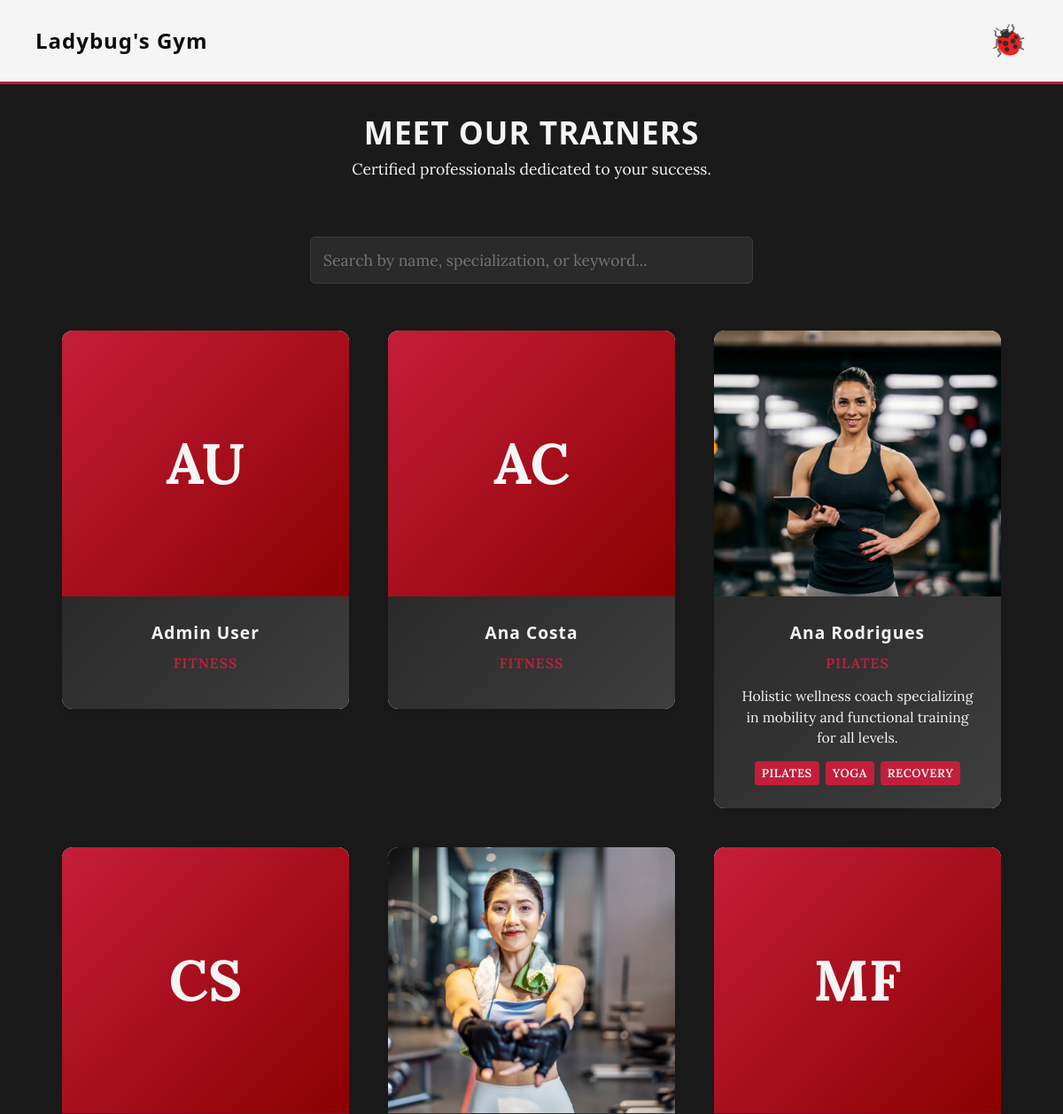
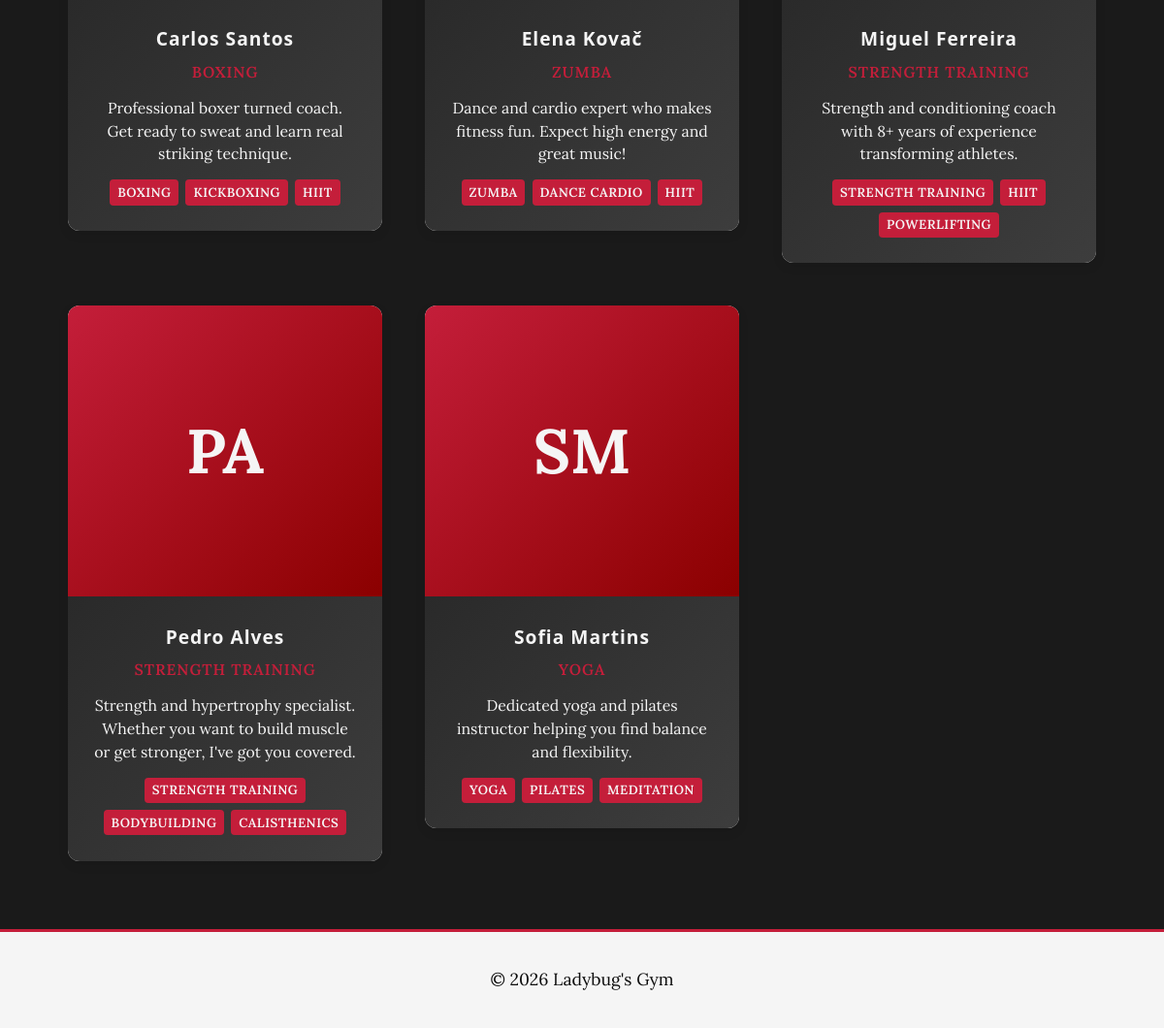
/pages/trainers.php, run on the app's committed database (2 pictures, top to bottom).
### tables this page shows
CREATE TABLE users (
    id INTEGER PRIMARY KEY AUTOINCREMENT,
    username VARCHAR(50) UNIQUE NOT NULL,
    email VARCHAR(100) UNIQUE NOT NULL,
    password_hash TEXT NOT NULL,
    name TEXT NOT NULL,
    role TEXT CHECK(role IN ('member', 'trainer', 'admin')) NOT NULL DEFAULT 'member',
    profile_photo TEXT,
    active INTEGER NOT NULL DEFAULT 1 CHECK(active IN (0,1)),
    created_at TEXT DEFAULT CURRENT_TIMESTAMP,
    plan_id INTEGER REFERENCES plans(id) ON DELETE SET NULL
);

CREATE TABLE trainer_profiles (
    id INTEGER PRIMARY KEY AUTOINCREMENT,
    user_id INTEGER UNIQUE NOT NULL,
    bio TEXT,
    specializations TEXT,
    certifications TEXT, years_experience INTEGER DEFAULT 0,
    FOREIGN KEY(user_id) REFERENCES users(id) ON DELETE CASCADE
);

### pages/trainers.php (called while the page is built, shortened)
<?php
require_once(__DIR__ . '/../templates/common.tpl.php');
require_once(__DIR__ . '/../templates/trainers.tpl.php');
require_once(__DIR__ . '/../database/trainer.class.php');
$trainers = Trainer::getAllTrainers();
drawHead("Our Trainers | Ladybug's Gym");
drawHeader();
drawPageHeader('MEET OUR TRAINERS', 'Certified professionals dedicated to your success.');
drawTrainersPage($trainers);
drawFooter();
?>

### database/trainer.class.php (called while the page is built, shortened)
<?php
class Trainer {
    private int $id;
    private string $name;
    private string $profilePhoto;
    private ?string $bio;
    private ?string $specializations;
    public function __construct(
        int $id,
        string $username,
        string $email,
        string $name,
        string $profilePhoto = '',
        ?string $bio = null,
        ?string $specializations = null,
        ?string $certifications = null,
        int $yearsExperience = 0,
        ?PDO $db = null
    ) {
        $this->id = $id;
        $this->name = $name;
        $this->profilePhoto = $profilePhoto;
        $this->bio = $bio;
        $this->specializations = $specializations;
    }
    public function getId(): int { return $this->id; }
    public function getName(): string { return $this->name; }
    public function getProfilePhoto(): string { return $this->profilePhoto; }
    public function getBio(): ?string { return $this->bio; }
    public function getSpecializationsList(): array {
        if ($this->specializations === null || $this->specializations === '') {
            return [];
        }
        return array_map('trim', explode(',', $this->specializations));
    }
    public static function getAllTrainers(?PDO $db = null): array {
        $db = $db ?? getDatabaseConnection();
        $stmt = $db->prepare('
            SELECT
                u.id,
                u.username,
                u.email,
                u.name,
                COALESCE(u.profile_photo, \'\') AS profile_photo,
                tp.bio,
                tp.specializations,
                tp.certifications,
                COALESCE(tp.years_experience, 0) AS years_experience
            FROM users u
            LEFT JOIN trainer_profiles tp ON u.id = tp.user_id
            WHERE u.role = \'trainer\' AND u.active = 1
            ORDER BY u.name ASC
        ');
        $stmt->execute();
        $rows = $stmt->fetchAll();
        $trainers = [];
        foreach ($rows as $row) {
            $trainers[] = new self(
                $row['id'],
                $row['username'],
                $row['email'],
                $row['name'],
                $row['profile_photo'],
                $row['bio'],
                $row['specializations'],
                $row['certifications'],
                (int)$row['years_experience'],
                $db
            );
        }
        return $trainers;
    }
}
?>

### templates/trainers.tpl.php (the view, shortened to what this page needs)
<?php
function drawTrainersPage(array $trainers): void {
    ?>
    <main class="container trainers-page">
        <div class="trainer-search">
            <input type="text" id="trainerSearch" class="input-field" placeholder="Search by name, specialization, or keyword..." style="width: 100%; max-width: 500px; display: block; margin: 0 auto 2em;">
        </div>
        <div class="team-showcase" id="trainerGrid">
            <?php foreach ($trainers as $trainer): ?>
                <div onclick="openTrainerModal(<?= (int)$trainer->getId() ?>)">
                    <?php drawTrainerCard($trainer); ?>
                </div>
            <?php endforeach; ?>
        </div>
    </main>
    <?php
}
function drawTrainerCard(Trainer $trainer): void {
    $photo = $trainer->getProfilePhoto();
    $hasPhoto = $photo !== '' && file_exists(__DIR__ . '/../img/' . $photo);
    $initials = '';
    if (!$hasPhoto) {
        $parts = explode(' ', $trainer->getName());
        $initials = strtoupper(substr($parts[0] ?? '', 0, 1) . substr($parts[1] ?? '', 0, 1));
    }
    $specializations = $trainer->getSpecializationsList();
    $firstSpec = !empty($specializations) ? $specializations[0] : 'Fitness';
    ?>
    <div class="team-member">
        <?php if ($hasPhoto): ?>
            <img src="../img/<?= htmlspecialchars($photo) ?>" alt="<?= htmlspecialchars($trainer->getName()) ?>" class="team-member-image">
        <?php else: ?>
            <div class="team-member-image trainer-placeholder"><?= htmlspecialchars($initials) ?></div>
        <?php endif; ?>
        <div class="team-member-info">
            <h3 class="team-member-name"><?= htmlspecialchars($trainer->getName()) ?></h3>
            <p class="team-member-role"><?= htmlspecialchars($firstSpec) ?></p>
            <?php if ($trainer->getBio() !== null): ?>
                <p class="team-member-description"><?= htmlspecialchars($trainer->getBio()) ?></p>
            <?php endif; ?>
            <?php if (count($specializations) > 1): ?>
                <div class="trainer-specs">
                    <?php foreach ($specializations as $spec): ?>
                        <span class="trainer-spec-tag"><?= htmlspecialchars($spec) ?></span>
                    <?php endforeach; ?>
                </div>
            <?php endif; ?>
        </div>
    </div>
    <?php
}

### templates/common.tpl.php (shortened to what this page needs)
<?php
function drawHead($title) {
    ?>
    <!DOCTYPE html>
    <html lang="en">
    <head>
        <?php drawCSSLinks(); ?>
    </head>
    <body>
    <?php
}
function drawHeader() {
    ?>
    <header class="site-header">
        <div class="container header-container" id="headerContainer">
            <h1><a href="index.php">Ladybug's Gym</a></h1>
            <div class="logo-container" id="ladybugToggle">
                <div class="ladybug-icon">🐞</div>
            </div>
        </div>
    </header>
    <?php
}
function drawPageHeader($title,$subtitle){
?>
     <div class="page-header">
            <h2><?php echo htmlspecialchars($title); ?></h2>
            <p><?php echo htmlspecialchars($subtitle); ?></p>
        </div>
<?php
}
function drawFooter() {
    ?>
    <footer class="site-footer">
        <div class="container">
            <p>&copy; 2026 Ladybug's Gym</p>
        </div>
    </footer>
    </body>
    </html>
    <?php
}
function drawCSSLinks() {
    ?>
    <link rel="stylesheet" href="../css/base.css">
    <link rel="stylesheet" href="../css/components.css">
    <link rel="stylesheet" href="../css/layout.css">
    <link rel="stylesheet" href="../css/pages.css">
    <link rel="stylesheet" href="../css/shared.css">
    <link rel="stylesheet" href="../css/cards.css">
    <link rel="stylesheet" href="../css/carousel.css">
    <link rel="stylesheet" href="../css/home.css">
    <link rel="stylesheet" href="../css/schedule.css">
    <link rel="stylesheet" href="../css/profile.css">
    <link rel="stylesheet" href="../css/login.css">
    <link rel="stylesheet" href="../css/trainers.css">
    <link rel="stylesheet" href="../css/trainer-dashboard.css">
    <link rel="stylesheet" href="../css/admin-dashboard.css">
    <?php
}

### css/base.css (style rules this page uses)
:root { --ladybug-red: #c41e3a; --ladybug-dark-red: #8b0000; --ladybug-black: #0d0d0d; --ladybug-dark-gray: #2a2a2a; --ladybug-medium-gray: #3d3d3d; --ladybug-white: #f5f5f5; --ladybug-bg: #1a1a1a; --ladybug-gray: #888; --ladybug-light: #4a1a1a; --accent-deep-red: #a01830; --accent-maroon: #7a0e26; --font-heading: 'Treova', 'Segoe UI', Arial, sans-serif; --font-body: 'Lora', Georgia, serif; --font-accent: 'Treova', 'Segoe UI', sans-serif; --primary-green: var(--ladybug-gray); --accent-green: var(--ladybug-red); --light-green: var(--ladybug-light); --white: var(--ladybug-white); --gray: var(--ladybug-gray); --bg-color: var(--ladybug-bg); }
* { margin: 0; padding: 0; box-sizing: border-box; }
body { font-family: var(--font-body); line-height: 1.6; color: var(--ladybug-white); background-color: var(--bg-color); font-size: 1.1rem; }
h1, h2, h3, h4, h5, h6 { font-family: var(--font-heading); letter-spacing: 1px; color: var(--ladybug-white); }
a { text-decoration: none; color: var(--primary-green); transition: color 0.3s; }
img { max-width: 100%; display: block; }

### css/components.css (style rules this page uses)
.input-field { width: 100%; padding: 0.8em; border: 1px solid var(--ladybug-medium-gray); border-radius: 6px; font-family: inherit; font-size: 1em; transition: border-color 0.3s; background-color: var(--ladybug-dark-gray); color: var(--ladybug-white); }

### css/layout.css (style rules this page uses)
.container { max-width: 1100px; margin: 0 auto; padding: 0 20px; width: 100%; }
.site-header { background-color: var(--ladybug-white); border-bottom: 3px solid var(--ladybug-red); padding: 1em 0; }
.site-header a, .site-header h1, .site-header nav { color: var(--ladybug-black); }
.header-container { display: flex; justify-content: space-between; align-items: center; position: relative; max-width: 100%; padding: 0 40px; }
.site-header h1 { font-size: 1.5rem; color: var(--ladybug-black); }
.site-footer { text-align: center; padding: 2em 0; background-color: var(--ladybug-white); color: var(--ladybug-black); border-top: 3px solid var(--ladybug-red); }
.site-footer .container { max-width: 100%; }
.logo-container { cursor: pointer; z-index: 20; position: relative; user-select: none; }
.ladybug-icon { font-size: 2.2rem; transition: transform 0.4s ease; }

### css/pages.css (style rules this page uses)
.page-header { text-align: center; margin-bottom: 2.5em; }
.page-header h2 { color: var(--primary-green); font-size: 2.2rem; }

### css/shared.css (style rules this page uses)
.page-header { text-align: center; margin-top: 1.5em; margin-bottom: 2.5em; }
.page-header h2 { color: var(--ladybug-white); font-size: 2.2rem; }
main.container { padding-top: 1em; }
main.container.schedule-page, main.container.trainers-page { padding-top: 1em; }

### css/cards.css (style rules this page uses)
.team-showcase { display: grid; grid-template-columns: repeat(auto-fit, minmax(280px, 1fr)); gap: 2.5em; margin-top: 3em; }
.team-member { position: relative; border-radius: 12px; overflow: hidden; background: var(--white); box-shadow: 0 4px 12px rgba(0,0,0,0.08); transition: all 0.5s cubic-bezier(0.34, 1.56, 0.64, 1); animation: fadeInUp 0.6s ease-out both; }
.team-member:nth-child(1) { animation-delay: 0.1s; }
.team-member-image { width: 100%; height: 300px; object-fit: cover; display: block; position: relative; z-index: 1; }
.team-member-info { padding: 1.5em; text-align: center; position: relative; z-index: 2; background: linear-gradient(135deg, #2a2a2a 0%, #3d3d3d 100%); }
.team-member-name { font-size: 1.2rem; font-weight: bold; color: var(--ladybug-white); margin-bottom: 0.3em; }
.team-member-role { color: var(--ladybug-red); font-size: 0.9em; font-weight: 600; text-transform: uppercase; letter-spacing: 1px; margin-bottom: 0.8em; }
.team-member-description { font-size: 0.9em; color: var(--ladybug-white); line-height: 1.5; }

### css/trainers.css (style rules this page uses)
.trainers-page { padding: 2em 20px 4em; }
.trainer-placeholder { display: flex; align-items: center; justify-content: center; background: linear-gradient(135deg, var(--ladybug-red), #8b0000); color: var(--ladybug-white); font-size: 4rem; font-weight: bold; height: 300px; }
.trainer-specs { display: flex; flex-wrap: wrap; gap: 0.4em; justify-content: center; margin-top: 0.8em; }
.trainer-spec-tag { background: var(--ladybug-red); color: var(--ladybug-white); padding: 0.2em 0.6em; border-radius: 4px; font-size: 0.75em; font-weight: 600; text-transform: uppercase; letter-spacing: 0.5px; }

### data on the page
users: name "AU", name "Admin User"
users: name "AC", name "Ana Costa"
trainer_profiles: shows a picture, user.name "Ana Rodrigues", specializations "PILATES", bio "Holistic wellness coach specializing in mobility and functional training for all levels.", specializations "YOGA", specializations "RECOVERY"
trainer_profiles: user.name "CS", user.name "Carlos Santos", specializations "BOXING", bio "Professional boxer turned coach. Get ready to sweat and learn real striking technique.", specializations "KICKBOXING", specializations "HIIT"
trainer_profiles: shows a picture, user.name "Elena Kovač", specializations "ZUMBA", bio "Dance and cardio expert who makes fitness fun. Expect high energy and great music!", specializations "DANCE CARDIO", specializations "HIIT"
trainer_profiles: user.name "MF", user.name "Miguel Ferreira", specializations "STRENGTH TRAINING", bio "Strength and conditioning coach with 8+ years of experience transforming athletes.", specializations "HIIT", specializations "POWERLIFTING"
trainer_profiles: user.name "PA", user.name "Pedro Alves", specializations "STRENGTH TRAINING", bio "Strength and hypertrophy specialist. Whether you want to build muscle or get stronger, I've got you covered.", specializations "BODYBUILDING", specializations "CALISTHENICS"
trainer_profiles: user.name "SM", user.name "Sofia Martins", specializations "YOGA", bio "Dedicated yoga and pilates instructor helping you find balance and flexibility.", specializations "PILATES", specializations "MEDITATION"

### other printed values
$title "MEET OUR TRAINERS"
$subtitle "Certified professionals dedicated to your success."
